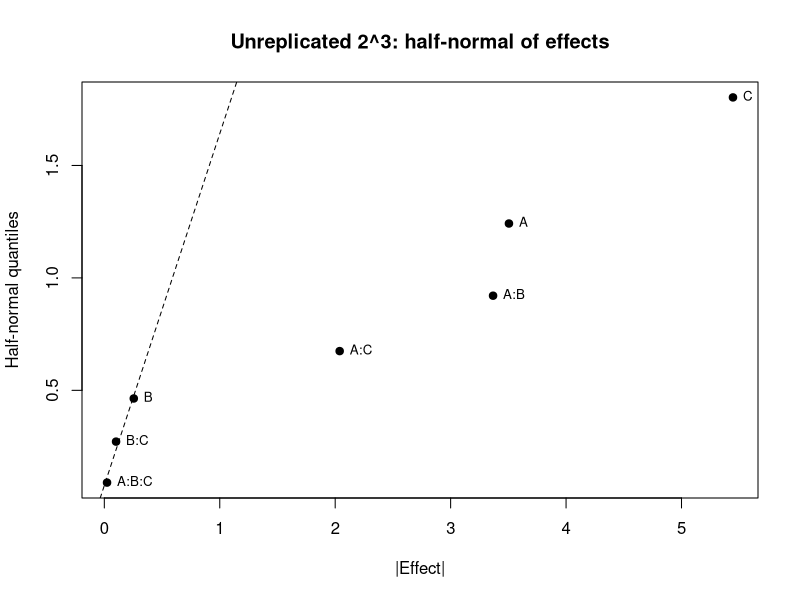

Source code (R):
## Unreplicated full factorial design

set.seed(2026)

## 1) One run per cell
des <- expand.grid(A = c(-1, 1), B = c(-1, 1), C = c(-1, 1))
des$A_lev <- ifelse(des$A==-1, 8, 12)   # kN
des$B_lev <- ifelse(des$B==-1, 2, 5)    # %
des$C_lev <- ifelse(des$C==-1, 40, 60)  # °C
beta <- c(mu = 75, A = 4, B = 0, C = 6, AB = 3, AC = -2, BC = 0, ABC = 0)
X <- model.matrix(~ A*B*C, des)
Y <- as.vector(X %*% beta) + rnorm(nrow(des), 0, 1)

dat1 <- data.frame(
  A = factor(des$A),
  B = factor(des$B),
  C = factor(des$C),
  Y = Y
)

## 2) Fit saturated model (no residual df); coefficients are contrasts
fit1 <- lm(Y ~ A*B*C, data = dat1)
anova(fit1)          # note: residual df = 0 (no F-tests)
coef(fit1)

## 3) Effects and half-normal plot

eff <- function(signs, y) mean(signs * y)  # half-effect
effs <- c(
  A=eff(des$A, Y), B=eff(des$B, Y), C=eff(des$C, Y),
  `A:B`=eff(des$A*des$B, Y), `A:C`=eff(des$A*des$C, Y), `B:C`=eff(des$B*des$C, Y),
  `A:B:C`=eff(des$A*des$B*des$C, Y)
)
abs_eff <- sort(abs(effs))
n  <- length(abs_eff)
p  <- ppoints(n, a = 0.5)
hn <- qnorm(0.5 + 0.5*p)   # half-normal quantiles (>= 0)

plot(abs_eff, hn,
     main = "Unreplicated 2^3: half-normal of effects",
     xlab = "|Effect|", ylab = "Half-normal quantiles", pch = 19)

## fit the reference line using only the smaller effects (robust to actives)
idx <- seq_len(n) <= floor(n/2)   # lower half assumed inactive
abline(lm(hn[idx] ~ abs_eff[idx]), lty = 2)

text(abs_eff, hn, labels = names(abs_eff), pos = 4, cex = 0.8)
###########################################################################

## --- build significant term set
active <- c("A", "C", "A:B", "A:C")
keep <- unique(active)
DF <- data.frame(Y = Y, as.data.frame(X[,active]))

## --- fit reduced model
fit2 <- aov(Y ~. , DF)
summary(fit2)        # ANOVA with residual df now available

fit3 <- lm(Y ~. , DF)
fit3

mean( (fit3$coef - beta[c("mu", "A", "C", "AB", "AC")])^2 )
